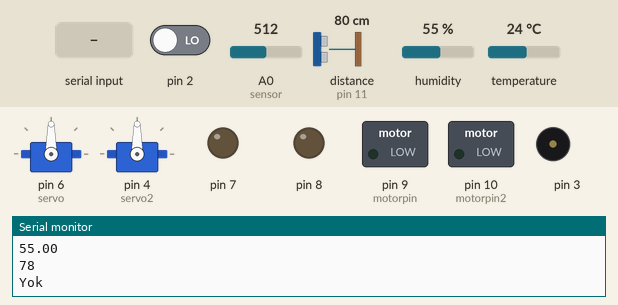
Bench run of a sketch on a simulated Arduino Uno, built with avr-gcc and run on an emulated ATmega328P. On the bench: 2 × servo, switched loads named in the sketch (green lamp = pin HIGH), output pins drawn as LEDs (lit = HIGH), buzzer (waves = sounding), the last lines printed to the serial monitor. Wiring (inferred from the names in the program): ultrasonic range finder: trigger pin 12; echo pin 11. Dashed ring = blinking. The test bench sets the inputs (shaded band); at power-on: distance to the obstacle (sensor on pin 11) 80 cm, temperature 24 °C, A0 (sensor) = 512, pin 2 LOW, humidity 55 %. The echo pulse lasts 58.3 µs per cm; pins used as bus, display or sensor lines are not drawn.

Above: at 2.2 s.
2.3 s: distance to the obstacle (sensor on pin 11) set to 7 cm
4.2 s: distance to the obstacle (sensor on pin 11) set to 4 cm
At 5.9 s:
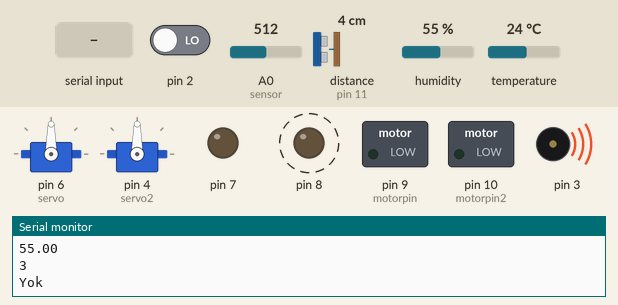
10.2 s: temperature set to 26 °C
At 12.0 s:
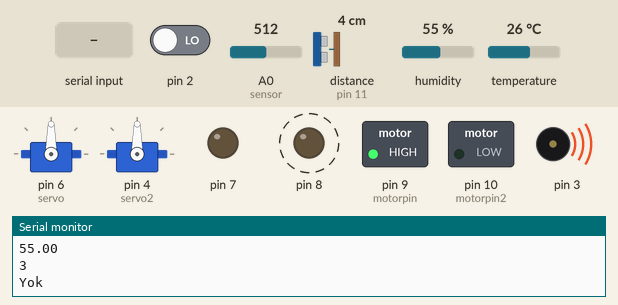
16.2 s: A0 (sensor) set to 669
19.7 s: A0 (sensor) set to 691
At 21.2 s:
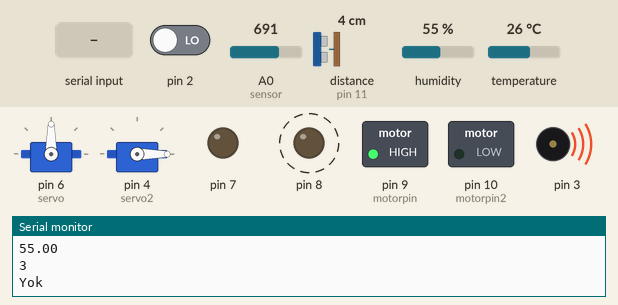
25.7 s: "4" received over Serial
At 27.5 s:
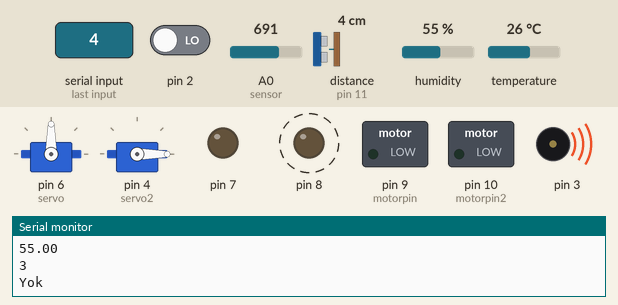
Timing chart, 0 to 32.3 s (numbered marks = the images above; inputs shaded):
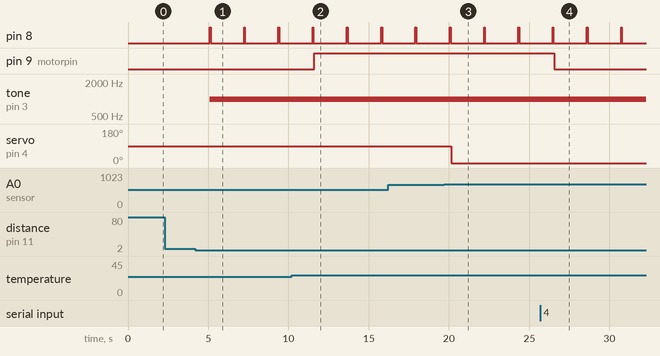

Measured:
- the behaviour switches between 6 and 5 cm on distance to the obstacle (sensor on pin 11) (found by bisection; images 0 and 1)
- the behaviour switches between 24 and 25 °C on temperature (found by bisection; images 1 and 2)
- the behaviour switches between 682 and 683 on A0 (sensor) (found by bisection; images 2 and 3)
- after the input at 4.2 s, pin 8: alternates HIGH for 0.05 s and LOW for 2.1 s, starting after 0.90 s; tone on pin 3: silent → 1000 Hz after 0.90 s
- after the input at 10.2 s, pin 9 (motorpin): LOW → HIGH after 1.4 s
- after the input at 19.7 s, servo on pin 4 (servo2): 90° → 0° after 0.45 s
- after the input at 25.7 s, pin 9 (motorpin): HIGH → LOW after 0.85 s

The sketch:

bluetooth.ino
```cpp
//#include <SoftwareSerial.h>
#include <Servo.h>
#include <DHT.h>
#define DHTPIN 5
#define DHTTYPE DHT11

DHT sensorverisi(DHTPIN,DHTTYPE);
Servo servo;
Servo servo2;
const int sensorMin = 0; // sensor maksimum
const int sensorMax = 1024; // sensor minimum
int sensor = A0;
int reg=0;
int yagmur = 0;
String hareketVarMi="Yok";
int motorpin = 9;
int pos=0;
int pos2=0;
int motorpin2=10;
int aci;
int say=0;
int deger;
int sayac=2;
int sayac2=0;
byte trigger = 12;
byte echo = 11;
unsigned long sure;
double toplamYol;
int aradakiMesafe;

void setup() {
Serial.begin(9600);
pinMode(sensor, INPUT);
pinMode(7, OUTPUT);
pinMode(motorpin , OUTPUT);
pinMode(motorpin2, OUTPUT);
pinMode(8, OUTPUT);
pinMode(3, OUTPUT);
pinMode(2, INPUT);

sensorverisi.begin();
servo.attach(6);
servo2.attach(4);
servo.write(90);
//servo2.write(0);
pinMode(trigger, OUTPUT);
pinMode(echo, INPUT);
delay(1000);
}

void loop() {
float nem=sensorverisi.readHumidity();
float sicaklik=sensorverisi.readTemperature();
float fahren=sensorverisi.readTemperature(true);

yagmur = analogRead(A0);
int range = map(yagmur, sensorMin, sensorMax, 0, 3); //okunana değeri 0 ile 3 arasındaki değere oranlama

int data=Serial.read();


//mesafe sensörü
 digitalWrite(trigger, HIGH);
  delayMicroseconds(30);
  digitalWrite(trigger, LOW);
  sure = pulseIn(echo, HIGH);
  toplamYol = (double)sure*0.034;
  aradakiMesafe = toplamYol / 2;
if(aradakiMesafe < 5 ){
  tone(3, 1000, 3000);
  digitalWrite(8,HIGH);
  delay(50);
  digitalWrite(8,LOW);
  delay(50);
}

if(data=='3'){
  reg=3;
}if(data=='4'){
  reg=4;
}


//sıcaklıga göre motor dondur
if(sicaklik >= 25){
  if( reg == 3){
    digitalWrite(motorpin , HIGH);
    digitalWrite(motorpin2, LOW);
  }else if( reg == 4){
    digitalWrite(motorpin, LOW);
    digitalWrite(motorpin2 , LOW);
  }else{
    digitalWrite(motorpin , HIGH);
    digitalWrite(motorpin2, LOW);
  }

}else if (sicaklik < 25){
  if( reg == 3){
    digitalWrite(motorpin , HIGH);
    digitalWrite(motorpin2, LOW);
  }else if( reg == 4){
    digitalWrite(motorpin, LOW);
    digitalWrite(motorpin2 , LOW);
  }else{
    digitalWrite(motorpin , LOW);
    digitalWrite(motorpin2, LOW);
  }
}

//garak kapısı servo kontrol

if(data == '1'){
    servo.write(10);
  }
 if(data=='2'){
    servo.write(90);
  }


////yagmur kontrol servo
//Serial.println(yagmur);
switch (range) {
case 0:
servo2.write(90);
break;
case 1:
servo2.write(90);
break;
case 2:
servo2.write(0);
break;
}
delay(10);


//odanın ısıkları
if(data == '7'){
  digitalWrite(7,HIGH);
}

 else if(data == '8'){
  digitalWrite(7,LOW);
 }


//hareket sensörü
deger = digitalRead(2);
if (data == '5') {
  sayac=1;
}
if (data == '6') {
  sayac=2;
}
if (sayac == 1) {
  if(deger == HIGH){
    hareketVarMi="Var";
    tone(3, 1000, 3000);
    for(int y=0; y<3; y++){
     digitalWrite(8, HIGH);
     delay(50);
    digitalWrite(8, LOW);
    delay(50);
    }
}  if(deger == LOW){
      hareketVarMi="Yok";
}
}
else if(sayac == 2){
    if(deger == HIGH){
      hareketVarMi="Var";
      digitalWrite(8,LOW);
}
else {
  digitalWrite(8, LOW);
   hareketVarMi="Yok";
}
}else {
  digitalWrite(8, LOW);
   hareketVarMi="Yok";
}


Serial.println(sicaklik);
Serial.println(nem);
Serial.println(aradakiMesafe);
Serial.println(hareketVarMi);
//Serial.println(yagmur);


delay(2000);
}
```
